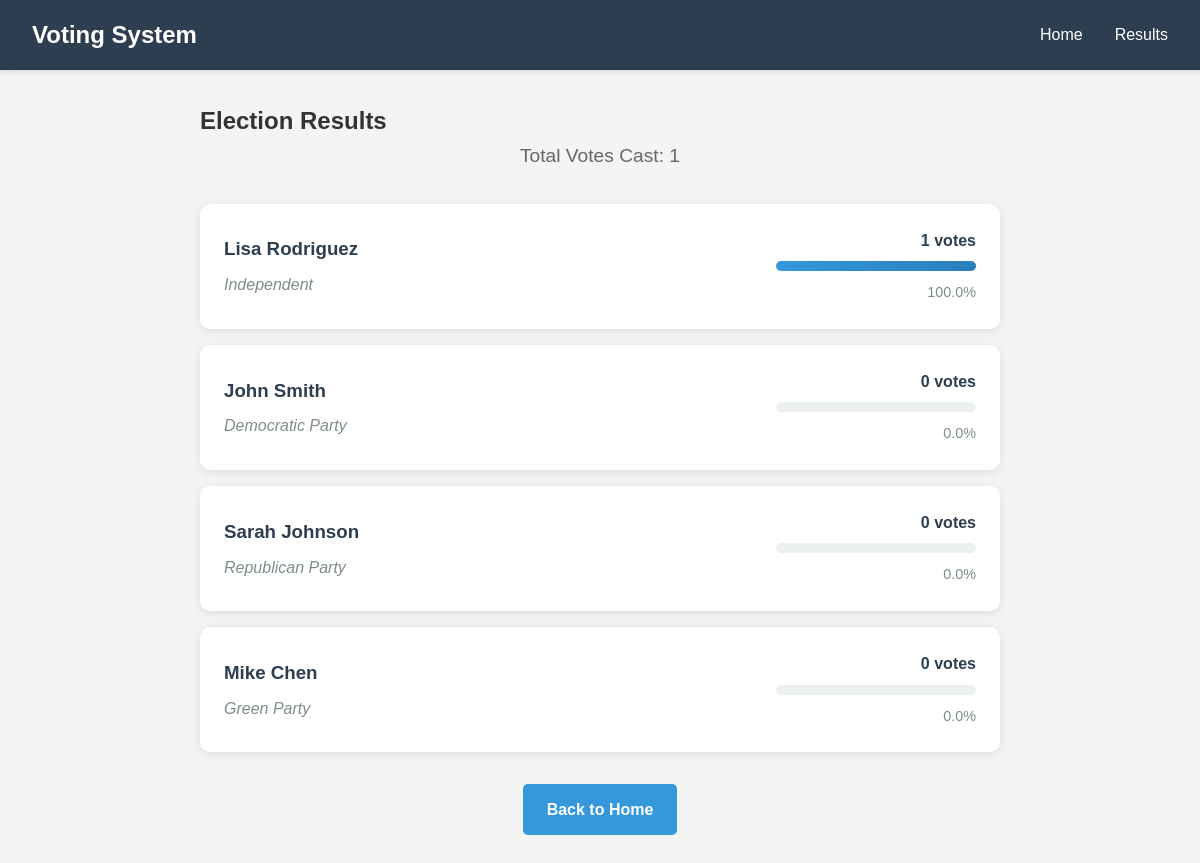
The app's page /results with its own data.
### tables this page shows
CREATE TABLE candidates (
            id INTEGER PRIMARY KEY AUTOINCREMENT,
            name TEXT NOT NULL,
            party TEXT NOT NULL,
            votes INTEGER DEFAULT 0
        );

### app.py (the view)
@app.route('/results')
def results():
    conn = get_db_connection()
    candidates = conn.execute('SELECT * FROM candidates ORDER BY votes DESC').fetchall()
    total_votes = conn.execute('SELECT SUM(votes) as total FROM candidates').fetchone()['total']
    conn.close()
    return render_template('results.html', candidates=candidates, total_votes=total_votes)

### app.py (called while the page is built)
def get_db_connection():
    conn = sqlite3.connect('voting_system.db')
    conn.row_factory = sqlite3.Row
    return conn

### templates/results.html
{% extends "base.html" %}
{% block content %}
<div class="results-container">
    <h2>Election Results</h2>
    <p class="total-votes">Total Votes Cast: {{ total_votes }}</p>
    <div class="results-list">
        {% for candidate in candidates %}
        <div class="result-item">
            <div class="candidate-info">
                <h3>{{ candidate.name }}</h3>
                <p class="party">{{ candidate.party }}</p>
            </div>
            <div class="vote-info">
                <span class="vote-count">{{ candidate.votes }} votes</span>
                {% if total_votes > 0 %}
                <div class="vote-bar">
                    <div class="vote-progress"
                         style="width: {{ (candidate.votes / total_votes * 100) | round(1) }}%">
                    </div>
                </div>
                <span class="vote-percentage">
                    {{ ((candidate.votes / total_votes * 100) | round(1)) if total_votes > 0 else 0 }}%
                </span>
                {% endif %}
            </div>
        </div>
        {% endfor %}
    </div>
    <div class="results-actions">
        <a href="{{ url_for('index') }}" class="btn btn-primary">Back to Home</a>
    </div>
</div>
{% endblock %}

### templates/base.html (shortened to what this page needs)
<!DOCTYPE html>
<html lang="en">
<head>
    <link rel="stylesheet" href="{{ url_for('static', filename='style.css') }}">
</head>
<body>
    <nav class="navbar">
        <div class="nav-container">
            <h1 class="nav-logo">Voting System</h1>
            <ul class="nav-menu">
                <li><a href="{{ url_for('index') }}">Home</a></li>
                <li><a href="{{ url_for('results') }}">Results</a></li>
            </ul>
        </div>
    </nav>
    <div class="container">
        {% block content %}{% endblock %}
    </div>
</body>
</html>

### static/style.css (style rules this page uses)
* { margin: 0; padding: 0; box-sizing: border-box; }
body { font-family: 'Arial', sans-serif; line-height: 1.6; color: #333; background-color: #f4f4f4; }
.navbar { background: #2c3e50; color: white; padding: 1rem 0; box-shadow: 0 2px 5px rgba(0,0,0,0.1); }
.nav-container { max-width: 1200px; margin: 0 auto; display: flex; justify-content: space-between; align-items: center; padding: 0 2rem; }
.nav-logo { font-size: 1.5rem; font-weight: bold; }
.nav-menu { display: flex; list-style: none; gap: 2rem; }
.nav-menu a { color: white; text-decoration: none; transition: color 0.3s; }
.container { max-width: 1200px; margin: 0 auto; padding: 2rem; }
.btn { display: inline-block; padding: 0.8rem 1.5rem; text-decoration: none; border-radius: 5px; font-weight: bold; transition: all 0.3s; border: none; cursor: pointer; text-align: center; }
.btn-primary { background: #3498db; color: white; }
.party { color: #7f8c8d; font-style: italic; }
.results-container { max-width: 800px; margin: 0 auto; }
.total-votes { text-align: center; font-size: 1.2rem; margin-bottom: 2rem; color: #666; }
.results-list { display: flex; flex-direction: column; gap: 1rem; }
.result-item { background: white; padding: 1.5rem; border-radius: 10px; box-shadow: 0 2px 10px rgba(0,0,0,0.1); display: flex; justify-content: space-between; align-items: center; }
.candidate-info h3 { color: #2c3e50; margin-bottom: 0.5rem; }
.vote-info { text-align: right; }
.vote-count { font-weight: bold; color: #2c3e50; display: block; margin-bottom: 0.5rem; }
.vote-bar { width: 200px; height: 10px; background: #ecf0f1; border-radius: 5px; overflow: hidden; margin-bottom: 0.5rem; }
.vote-progress { height: 100%; background: linear-gradient(90deg, #3498db, #2980b9); transition: width 0.5s ease; }
.vote-percentage { color: #7f8c8d; font-size: 0.9rem; }
.results-actions { text-align: center; margin-top: 2rem; }

### records on screen
candidates: name "Lisa Rodriguez", party "Independent", votes "1", votes "100.0"
candidates: name "John Smith", party "Democratic Party", votes "0", votes "0.0"
candidates: name "Sarah Johnson", party "Republican Party", votes "0", votes "0.0"
candidates: name "Mike Chen", party "Green Party", votes "0", votes "0.0"

### other values on screen
{{ total_votes }} "1"
